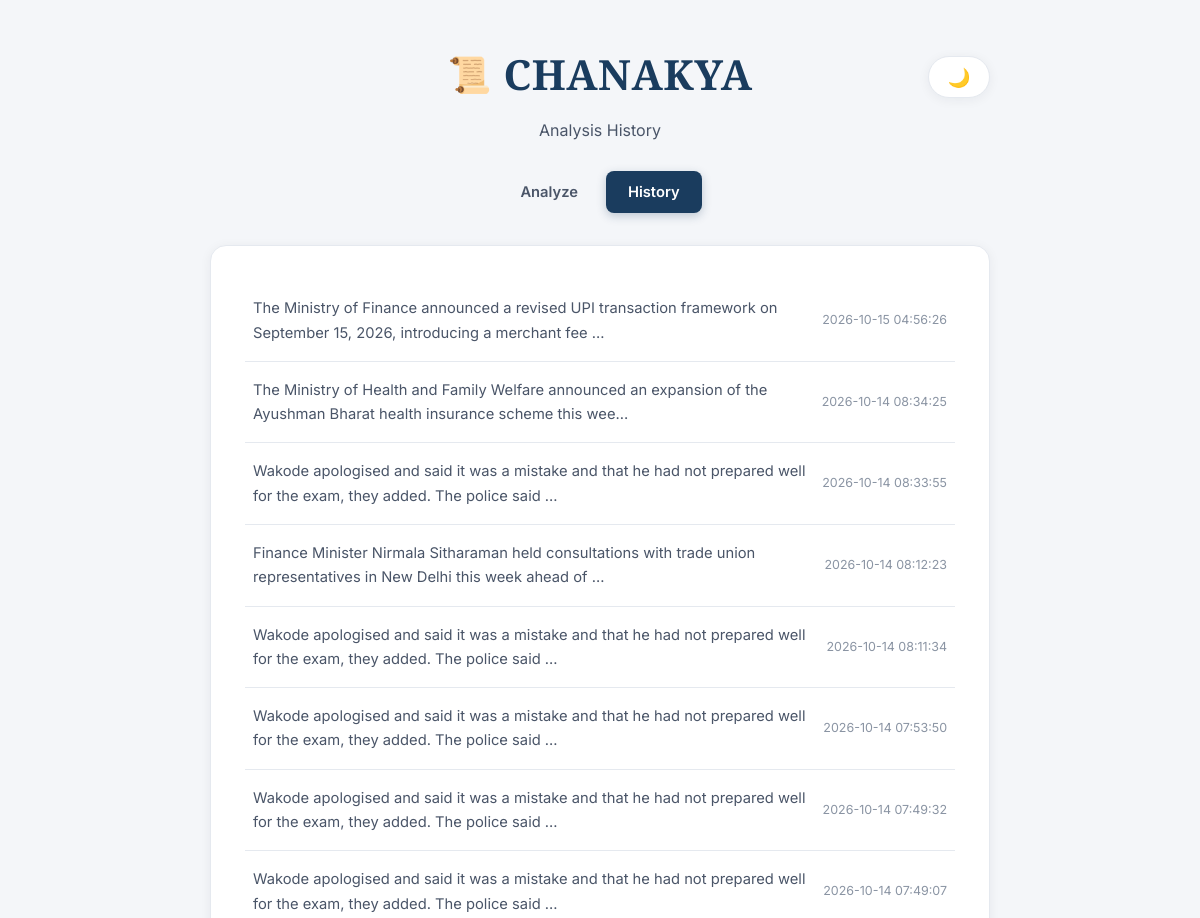
Before: /history (upper part) with the older database file.
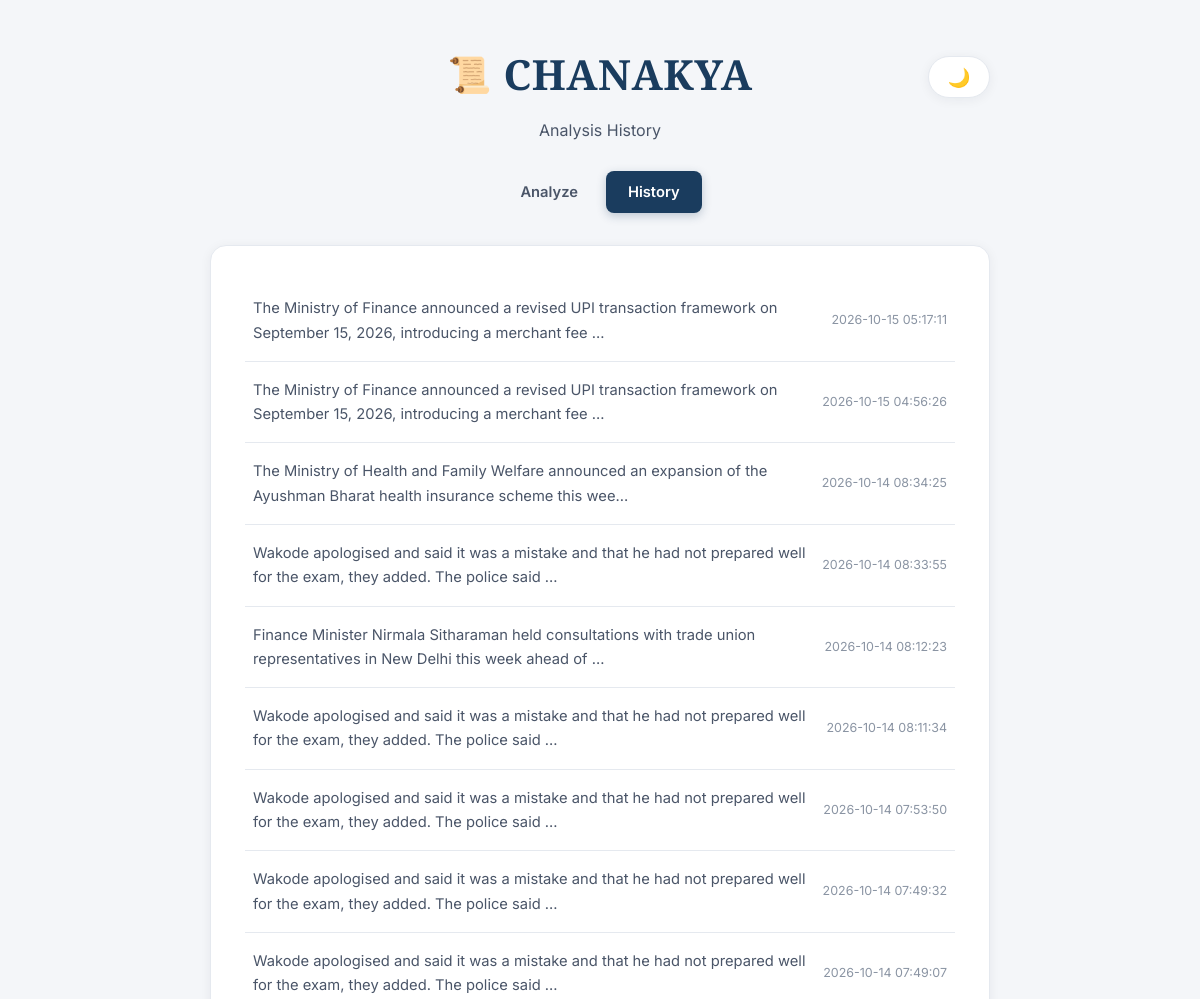
After: the same page with the newer database file.
### tables this page shows
CREATE TABLE analyses (
            id INTEGER PRIMARY KEY AUTOINCREMENT,
            article_text TEXT NOT NULL,
            event_summary TEXT,
            why_in_news TEXT,
            background TEXT,
            connected_topics TEXT,
            important_entities TEXT,
            dates_mentioned TEXT,
            created_at TIMESTAMP DEFAULT CURRENT_TIMESTAMP
        );

### app/app.py (the view)
@app.route("/history")
def history():
    analyses = get_all_analyses()
    return render_template("history.html", analyses=analyses)

### app/app.py (called while the page is built)
def get_all_analyses() -> list:
    conn = sqlite3.connect(DB_PATH)
    conn.row_factory = sqlite3.Row
    cursor = conn.cursor()
    cursor.execute("SELECT id, article_text, created_at FROM analyses ORDER BY id DESC")
    rows = cursor.fetchall()
    conn.close()
    return [
        {
            "id": row["id"],
            "preview": row["article_text"].strip()[:120] + "...",
            "created_at": row["created_at"],
        }
        for row in rows
    ]

### app/templates/history.html (shortened to what this page needs)
<!DOCTYPE html>
<html lang="en">
<head>
    <link rel="stylesheet" href="{{ url_for('static', filename='style.css') }}">
</head>
<body>
    <div class="container">
        <header>
            <button id="theme-toggle-btn" class="theme-toggle" aria-label="Toggle dark mode">🌙</button>
            <div class="brand-mark">
                <span class="glyph">📜</span>
                <h1>CHANAKYA</h1>
            </div>
            <p class="tagline">Analysis History</p>
        </header>
        <nav>
            <a href="{{ url_for('index') }}">Analyze</a>
            <a href="{{ url_for('history') }}" class="active">History</a>
        </nav>
        <main>
            {% if analyses %}
                <ul class="history-list">
                    {% for item in analyses %}
                        <li>
                            <a href="{{ url_for('view_result', analysis_id=item.id) }}">
                                <span class="history-preview">{{ item.preview }}</span>
                                <span class="history-date">{{ item.created_at }}</span>
                            </a>
                        </li>
                    {% endfor %}
                </ul>
            {% else %}
                <p class="muted">No articles analyzed yet. <a href="{{ url_for('index') }}">Analyze your first one.</a></p>
            {% endif %}
        </main>
    </div>
</body>
</html>

### static/style.css (style rules this page uses)
:root { --primary: #1a3c5e; --primary-light: #2d5a87; --accent: #c9973f; --accent-soft: #f0e4cc; --bg: #f4f6f9; --card-bg: #ffffff; --text: #1e2530; --text-secondary: #4a5568; --muted: #8a94a3; --border: #e5e9ef; --shadow: 0 2px 12px rgba(20, 30, 50, 0.06); --shadow-hover: 0 6px 20px rgba(20, 30, 50, 0.10); --success-bg: #eef7f0; --success-text: #256d3b; }
* { box-sizing: border-box; margin: 0; padding: 0; }
body { font-family: 'Inter', system-ui, -apple-system, sans-serif; background: var(--bg); color: var(--text); line-height: 1.65; transition: background 0.25s ease, color 0.25s ease; min-height: 100vh; }
.container { max-width: 820px; margin: 0 auto; padding: 40px 20px 70px; }
header { text-align: center; margin-bottom: 20px; position: relative; }
.theme-toggle { position: absolute; top: 0; right: 0; background: var(--card-bg); border: 1px solid var(--border); border-radius: 50px; width: 42px; height: 42px; display: flex; align-items: center; justify-content: center; cursor: pointer; font-size: 1.15rem; box-shadow: var(--shadow); transition: transform 0.2s ease, box-shadow 0.2s ease; }
.brand-mark { display: inline-flex; align-items: center; justify-content: center; gap: 12px; }
.brand-mark .glyph { font-size: 2.2rem; color: var(--accent); }
header h1 { font-family: 'Playfair Display', Georgia, serif; font-size: 2.6rem; font-weight: 800; color: var(--primary); letter-spacing: 0.5px; }
.tagline { color: var(--text-secondary); font-size: 1rem; margin-top: 8px; font-weight: 400; }
nav { display: flex; justify-content: center; gap: 6px; margin: 28px 0 32px; }
nav a { text-decoration: none; color: var(--text-secondary); padding: 9px 22px; border-radius: 8px; font-weight: 600; font-size: 0.92rem; transition: all 0.18s ease; }
nav a.active { background: var(--primary); color: white; box-shadow: 0 3px 10px rgba(26, 60, 94, 0.25); }
main { background: var(--card-bg); border-radius: 16px; padding: 34px; box-shadow: var(--shadow); border: 1px solid var(--border); }
button, .button-link { display: inline-flex; align-items: center; gap: 8px; background: linear-gradient(135deg, var(--primary), var(--primary-light)); color: white; border: none; padding: 13px 30px; border-radius: 10px; font-size: 0.98rem; font-weight: 600; font-family: inherit; cursor: pointer; margin-top: 16px; text-decoration: none; transition: transform 0.15s ease, box-shadow 0.15s ease; box-shadow: 0 4px 14px rgba(26, 60, 94, 0.25); }
.history-list { list-style: none; }
.history-list li { border-bottom: 1px solid var(--border); }
.history-list a { display: flex; justify-content: space-between; align-items: center; padding: 16px 8px; text-decoration: none; color: var(--text); gap: 16px; border-radius: 8px; transition: background 0.15s ease; }
.history-preview { flex: 1; font-size: 0.92rem; color: var(--text-secondary); }
.history-date { color: var(--muted); font-size: 0.78rem; white-space: nowrap; }

Changed rows visible on the page:
added analyses: preview "The Ministry of Finance announced a revised UPI transaction framework on September 15, 2026, introducing a merchant fee ...", created_at "2026-10-15 05:17:11"
